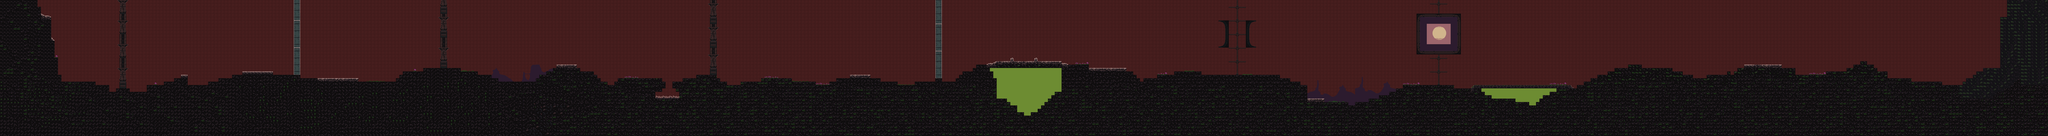

The image is a tile-based game level rendered from a .tmx file. Its description and source (layers, tilesets, objects; grid data summarised) follow:
An orthogonal 600x40 tile map with 16x16 px tiles, 7 tile layers (EndGame, Interaction, Base, Background, ...), 7 tilesets and 3 objects (BasicMob, Merchant, Boss).

<map version="1.10" tiledversion="1.11.2" orientation="orthogonal" renderorder="right-down" width="600" height="40" tilewidth="16" tileheight="16" infinite="0" nextlayerid="9" nextobjectid="7">
 <tileset firstgid="1" source="Wasteland.tsx" />
 <tileset firstgid="513" source="SetA.tsx" />
 <tileset firstgid="7569" source="SetB.tsx" />
 <tileset firstgid="8593" source="Sky2.tsx" />
 <tileset firstgid="9217" source="Mountains_2.tsx" />
 <tileset firstgid="9729" source="Sky.tsx" />
 <tileset firstgid="10241" source="Entites.tsx" />
 <layer id="8" name="EndGame" width="600" height="40">
  <data>[24000 cells, 63 non-empty, 40 distinct tile ids]</data>
 </layer>
 <layer id="7" name="Interaction" width="600" height="40">
  <data>[24000 cells, 581 non-empty, 56 distinct tile ids]</data>
 </layer>
 <layer id="2" name="Base" width="600" height="40">
  <data>[24000 cells, 24000 non-empty, 1 distinct tile ids]</data>
 </layer>
 <layer id="3" name="Background" width="600" height="40">
  <data>[24000 cells, 1221 non-empty, 487 distinct tile ids]</data>
 </layer>
 <layer id="4" name="Water" width="600" height="40">
  <data>[24000 cells, 458 non-empty, 10 distinct tile ids]</data>
 </layer>
 <objectgroup id="6" name="Entities">
  <object id="3" name="BasicMob" gid="2147493889" x="2624.67" y="317.333" width="64" height="64" />
  <object id="4" name="Merchant" gid="2147493889" x="5582.67" y="348.667" width="64" height="64" />
  <object id="6" name="Boss" gid="2147493889" x="8218" y="314" width="64" height="64" />
 </objectgroup>
 <layer id="1" name="Ground" width="600" height="40">
  <data>[24000 cells, 10706 non-empty, 90 distinct tile ids]</data>
 </layer>
 <layer id="5" name="Plants" width="600" height="40">
  <data>[24000 cells, 69 non-empty, 22 distinct tile ids]</data>
 </layer>
</map>
